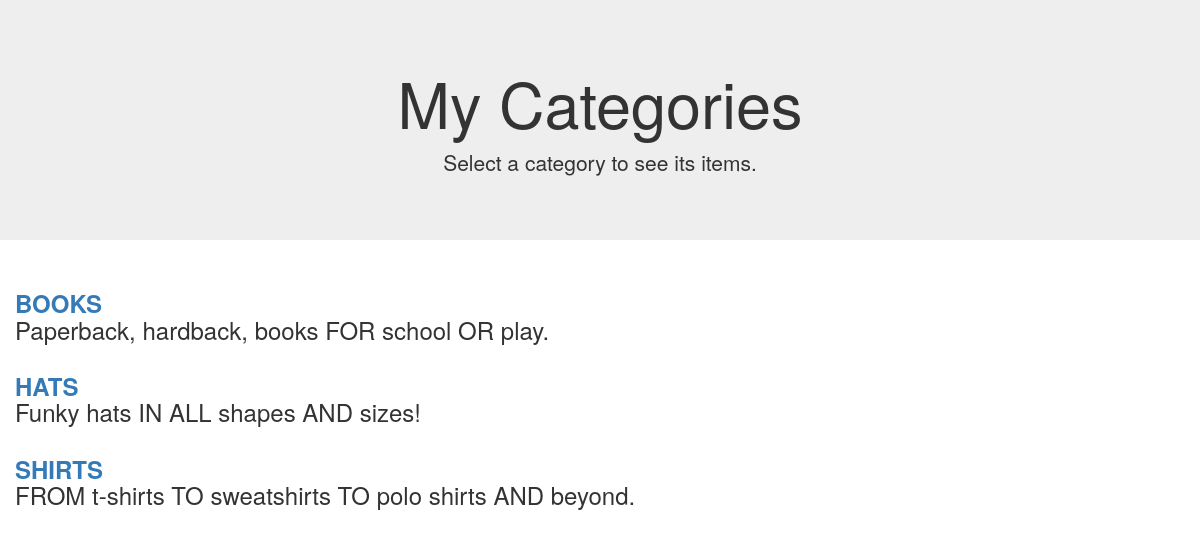
Screenshot of /seestore.php with the database file from the repository.
### tables this page shows
CREATE TABLE store_categories (
	id INT NOT NULL PRIMARY KEY AUTO_INCREMENT, 
	cat_title VARCHAR (50) UNIQUE, 
	cat_desc TEXT 
);

### seestore.php (the view, shortened to what this page needs)
<?php
$mysqli = mysqli_connect("localhost", "root", "secret", "store");
$display_block = "
<div class=\"jumbotron text-center\">
    <h1>My Categories</h1>
    <p>Select a category to see its items.</p>
</div>";
$get_cats_sql = "SELECT id, cat_title, cat_desc FROM store_categories ORDER BY cat_title";
$get_cats_res = mysqli_query($mysqli, $get_cats_sql) or die(mysqli_error($mysqli));
if (mysqli_num_rows($get_cats_res) < 1) {
	$display_block = "<p><em>Sorry, no categories to browse.</em></p>";
} else {
	while ($cats = mysqli_fetch_array($get_cats_res)) {
		$cat_id = $cats['id'];
		$cat_title = strtoupper(stripslashes($cats['cat_title']));
		$cat_desc = stripslashes($cats['cat_desc']);
		$display_block .= "
        <div class=\"container\">
            <div class=\"row\">
                <h3><strong><a href=\"" . $_SERVER['PHP_SELF'] . "?cat_id=" . $cat_id . "\">" . $cat_title . "</a></strong><br/>" . $cat_desc . "</h3>
            </div>
        </div>";
	}
}
?>
<!DOCTYPE html>
<html>
<head>
    <link rel="stylesheet" href="https://maxcdn.bootstrapcdn.com/bootstrap/3.4.0/css/bootstrap.min.css">
</head>
<body>
<?php echo $display_block; ?>
</body>
</html>

### rows the page displays
store_categories: cat_title "BOOKS", cat_desc "Paperback, hardback, books FOR school OR play."
store_categories: cat_title "HATS", cat_desc "Funky hats IN ALL shapes AND sizes!"
store_categories: cat_title "SHIRTS", cat_desc "FROM t-shirts TO sweatshirts TO polo shirts AND beyond."
